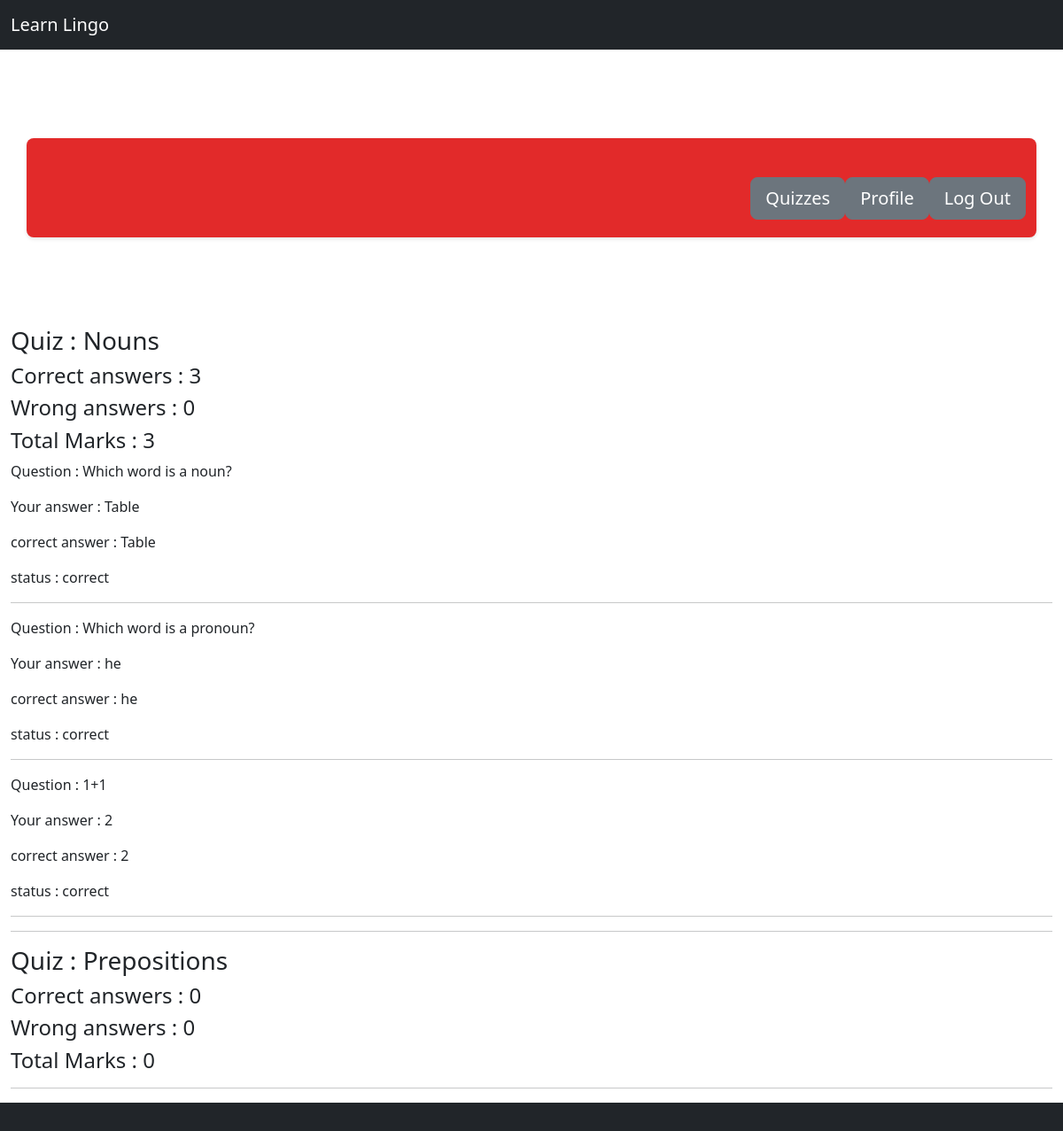
The page /results/ (signed in) on the database its author committed.
### users/models.py (models this page shows, shortened)
class Results(models.Model):
    user=models.ForeignKey(User,on_delete=models.CASCADE)
    quiz=models.ForeignKey(Quiz,on_delete=models.CASCADE)
    correct=models.IntegerField(default=0)
    wrong=models.IntegerField(default=0)
    totalmarks=models.IntegerField(default=0)

class Quiz(models.Model):
    name=models.CharField(max_length=200)
    topic=models.CharField(max_length=100)
    number_of_questions=models.IntegerField()
    difficulty=models.CharField(max_length=100,choices=difficulty_choices)
    TimeLimit=models.IntegerField(blank=True)
    Attempted=models.IntegerField(default=0)
    def get_questions(self):
        return self.questions_set.all()[:self.number_of_questions]

class Questions(models.Model):
    text=models.CharField(max_length=200)
    quiz=models.ForeignKey(Quiz,on_delete=models.CASCADE)
    correct=models.CharField(max_length=50)

class Answers(models.Model):
    text = models.CharField(max_length=200)
    question = models.ForeignKey(Questions, on_delete=models.CASCADE)

### users/views.py (the view)
# urls.py: path('results/',user_views.results,name='results'),
@login_required
def results(request):
    users=request.user
    quizs=Quiz.objects.all()
    results=[]
    reviews=[]
    for quiz in quizs:
            review=[]
            res,created=Results.objects.get_or_create(user=request.user,quiz=quiz)
            for question in quiz.get_questions():
                if UserAnswer.objects.filter(user=request.user,quiz=quiz,question=question).exists():
                    userans=UserAnswer.objects.get(user=request.user,quiz=quiz,question=question)
                    if(str(question.correct)==str(userans.answer.text)):
                        review.append({question.text:[userans.answer.text,question.correct,'correct']})
                        res.correct=res.correct+1
                        res.totalmarks=res.totalmarks+1
                    else:
                        review.append({question.text:[userans.answer.text,question.correct,'wrong']})
                        res.wrong=res.wrong+1
            results.append([res,review])
    context={'results':results,
            'review':reviews}
    return render(request,'users/results.html',context)

### users/templates/users/results.html
{% extends 'studyapp/base.html'%}
{% block content %}
{% for resrev in results%}
    <h3>Quiz : {{resrev.0.quiz.topic}}</h1>
    <h4>Correct answers : {{resrev.0.correct}}</h1>
    <h4>Wrong answers : {{resrev.0.wrong}}</h1>
    <h4>Total Marks : {{resrev.0.totalmarks}}</h1>
    {% for rev in resrev.1 %}
        {%for key,val in rev.items %}
            <p>Question : {{key}}</p>
            <p>Your answer : {{val.0}}</p>
            <p>correct answer : {{val.1}}</p>
            <p>status : {{val.2}}</p>
        {% endfor %}
    <hr>
    {% endfor %}
    <hr>
{% endfor %}
{% endblock %}

### studyapp/templates/studyapp/base.html (shortened to what this page needs)
{% load static %}
<!DOCTYPE html>
<html lang="en">
<head>
    <link rel="stylesheet" href="{% static 'studyapp/main.css' %}">
    <link rel="stylesheet" href="https://cdn.jsdelivr.net/npm/bootstrap@5.3.0/dist/css/bootstrap.min.css">
</head>
<body>
    <header>
        <nav class="navbar navbar-expand-lg navbar-dark bg-dark">
            <div class="container-fluid">
                <a class="navbar-brand" href="#">Learn Lingo</a>
            </div>
        </nav>
    </header>
    <main>
        <div class="container-fluid mt-4">
            <div class="container">
                <div class="mt-4 d-flex justify-content-end">
                  {% if user.is_authenticated %}
                  <a href="{% url 'quizlist' %}" class="btn btn-secondary btn-lg">Quizzes</a>
                  <a href="{% url 'profile' %}" class="btn btn-secondary btn-lg">Profile</a>
                  <a href="{% url 'logout' %}" class="btn btn-secondary btn-lg mr-2">Log Out</a>
                  {% else %}
                  <div class="d-flex justify-content-center">
                    <a href="{% url 'register' %}" class="btn btn-primary btn-lg mr-2">Register</a>
                    <a href="{% url 'login' %}" class="btn btn-secondary btn-lg">Log In</a>
                  </div>
                 {% endif %}
                </div>
              </div>
            {% block content %}{% endblock %}
        </div>
    </main>
    <footer class="bg-dark text-light text-center py-3">
    </footer>
</body>
</html>

### studyapp/static/studyapp/main.css (style rules this page uses)
body { background-image: url("https://images-cdn.welcomesoftware.com/Zz0zZTliMjQ4MzhlNGExMWViYmJiMjFiZTI2ZWNmN2MzZA=="); background-repeat: no-repeat; background-size: cover; background-position: center; background-color: #000000; color: #ffffff; margin: 0; padding: 0; }
.container { background-color: #e22a2a; border-radius: 8px; padding: 20px; box-shadow: 0px 2px 4px rgba(0, 0, 0, 0.1); width: 400px; margin: 100px auto; }

### rows shown on the page
Results: quiz.topic "Nouns", correct "3", wrong "0", totalmarks "3", val "correct" "correct" "correct", val "2", val "2"
Questions: rev "Which word is a noun?", correct "Table"
Answers: text "Table"
Questions: rev "Which word is a pronoun?", correct "he"
Answers: text "he"
Questions: rev "1+1"
Results: quiz.topic "Prepositions", correct "0", wrong "0", totalmarks "0"
